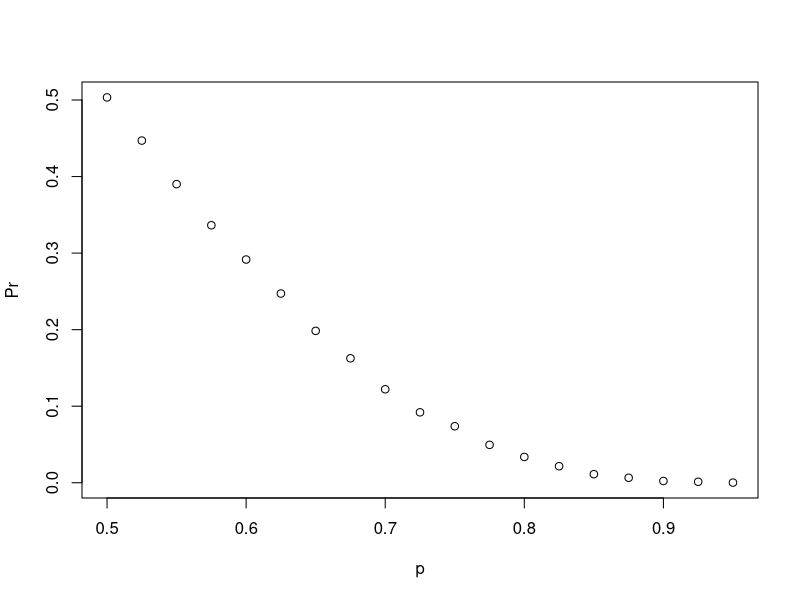

R code for this plot:
# Two teams, A and B, are playing a seven series game series.
# Team A is better than team B and has a p>0.5 chance of winning each game.


# Let's assign the variable 'p' as the vector of probabilities that team A will win.
p <- seq(0.5, 0.95, 0.025)

# Given a value 'p', the probability of winning the series for the underdog team B can be computed with the following function based on a Monte Carlo simulation:
prob_win <- function(p){
  B <- 10000
  result <- replicate(B, {
    b_win <- sample(c(1,0), 7, replace = TRUE, prob = c(1-p, p))
    sum(b_win)>=4
  })
  mean(result)
}

# Apply the 'prob_win' function across the vector of probabilities that team A will win to determine the probability that team B will win. Call this object 'Pr'.
Pr <- sapply(p, prob_win)

# Plot the probability 'p' on the x-axis and 'Pr' on the y-axis.
plot(p, Pr)
